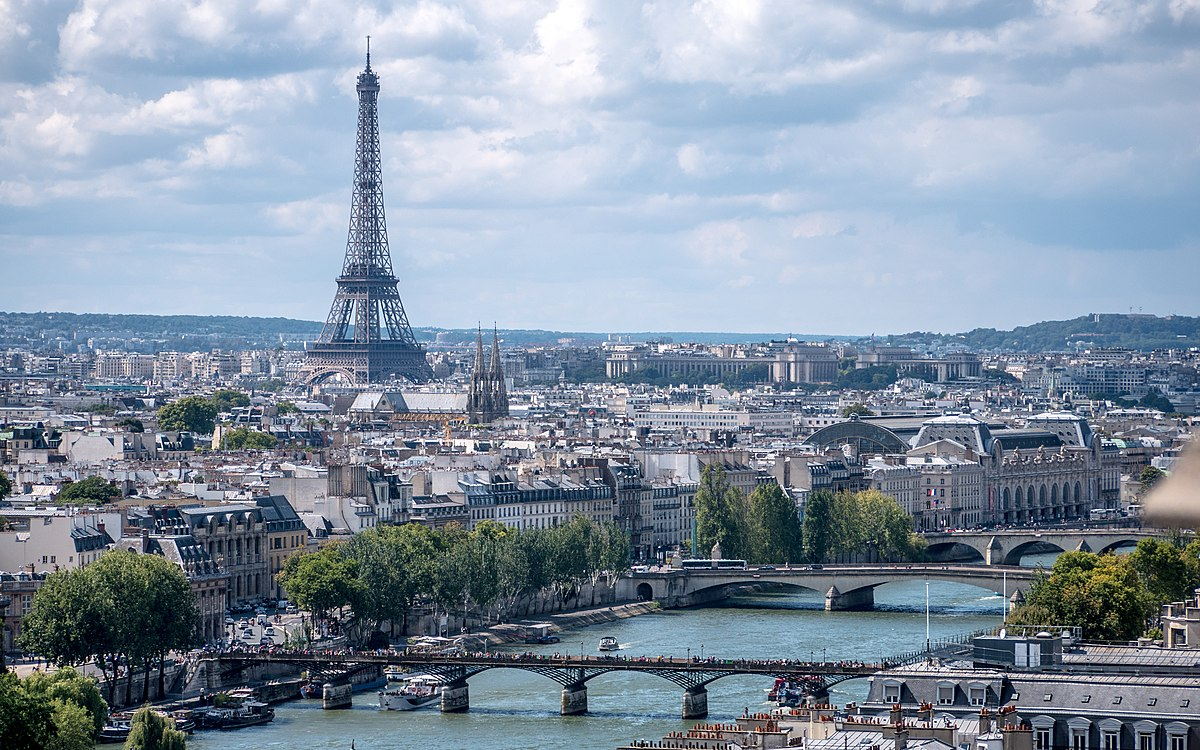
#> input picture Mpsi/TD7/paris.jpg, 1200 x 750 px
$ python ex1.py
#> lines starting #> are read from the running program, lines starting #| are printed output that depends on the picture
import numpy as np
import matplotlib.pyplot as plt
# [4 lines left out: function affiche, not called in this run]
def q1Paris():
    # pour paris:
    imPath = "paris.jpg"
    paris = plt.imread(imPath)
#> paris is the input picture: shape (750, 1200, 3); mean R, G, B 133.1, 147.5, 163.9
    paris = paris.astype(int)
    parisBlue = paris.copy()
    for i in range(50, 400):
        for j in range(250, 350):
            parisBlue[i][j] = np.array([0,0, 255])
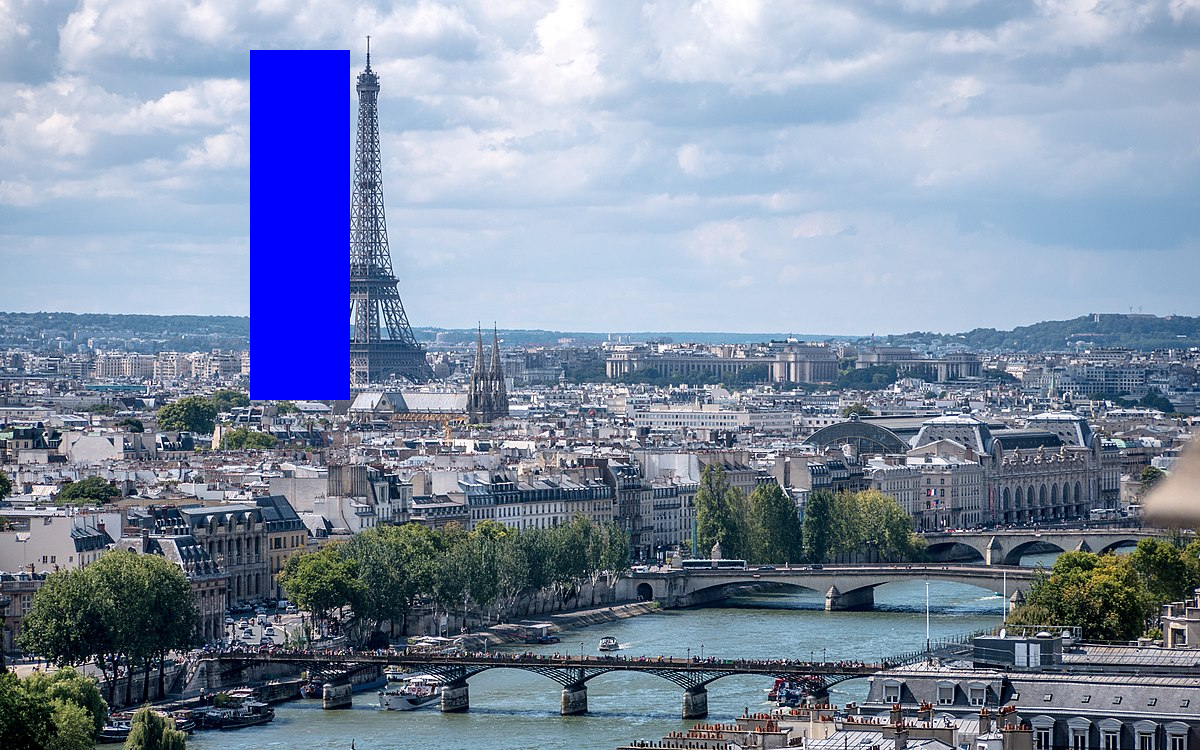
#> parisBlue: shape (750, 1200, 3) int64; mean R, G, B 126.7, 140.3, 165.6
    plt.imshow(parisBlue)
    plt.show()
q1Paris()
# [58 lines left out: functions q1Tigre, inverse, saturer, f, contraste, not called in this run]


# [7 lines of commented-out code are left out]
